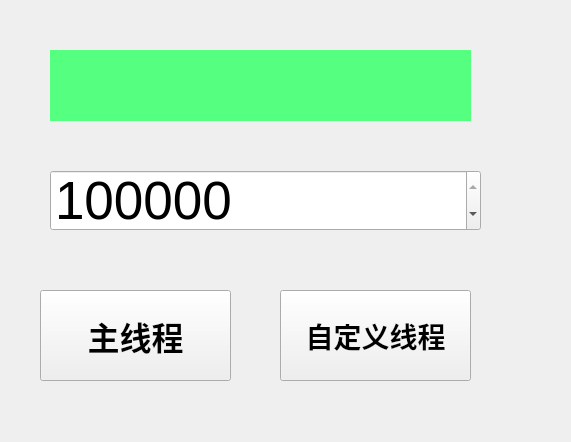
<?xml version="1.0" encoding="UTF-8"?>
<ui version="4.0">
 <class>Widget</class>
 <widget class="QWidget" name="Widget">
  <property name="geometry">
   <rect>
    <x>0</x>
    <y>0</y>
    <width>571</width>
    <height>442</height>
   </rect>
  </property>
  <property name="windowTitle">
   <string>Widget</string>
  </property>
  <widget class="QPushButton" name="pushButton">
   <property name="geometry">
    <rect>
     <x>40</x>
     <y>290</y>
     <width>191</width>
     <height>91</height>
    </rect>
   </property>
   <property name="font">
    <font>
     <pointsize>24</pointsize>
     <weight>75</weight>
     <bold>true</bold>
    </font>
   </property>
   <property name="text">
    <string>主线程</string>
   </property>
  </widget>
  <widget class="QPushButton" name="pushButton_2">
   <property name="geometry">
    <rect>
     <x>280</x>
     <y>290</y>
     <width>191</width>
     <height>91</height>
    </rect>
   </property>
   <property name="font">
    <font>
     <pointsize>21</pointsize>
     <weight>75</weight>
     <bold>true</bold>
    </font>
   </property>
   <property name="text">
    <string>自定义线程</string>
   </property>
  </widget>
  <widget class="QSpinBox" name="spinBox">
   <property name="geometry">
    <rect>
     <x>50</x>
     <y>170</y>
     <width>431</width>
     <height>61</height>
    </rect>
   </property>
   <property name="font">
    <font>
     <pointsize>40</pointsize>
     <weight>50</weight>
     <bold>false</bold>
    </font>
   </property>
   <property name="maximum">
    <number>999999999</number>
   </property>
   <property name="value">
    <number>999999999</number>
   </property>
  </widget>
  <widget class="QLabel" name="label">
   <property name="geometry">
    <rect>
     <x>50</x>
     <y>50</y>
     <width>421</width>
     <height>71</height>
    </rect>
   </property>
   <property name="font">
    <font>
     <pointsize>21</pointsize>
     <weight>75</weight>
     <bold>true</bold>
    </font>
   </property>
   <property name="styleSheet">
    <string notr="true">background-color: rgb(85, 255, 127);</string>
   </property>
   <property name="text">
    <string/>
   </property>
  </widget>
 </widget>
 <layoutdefault spacing="6" margin="11"/>
 <resources/>
 <connections/>
</ui>
